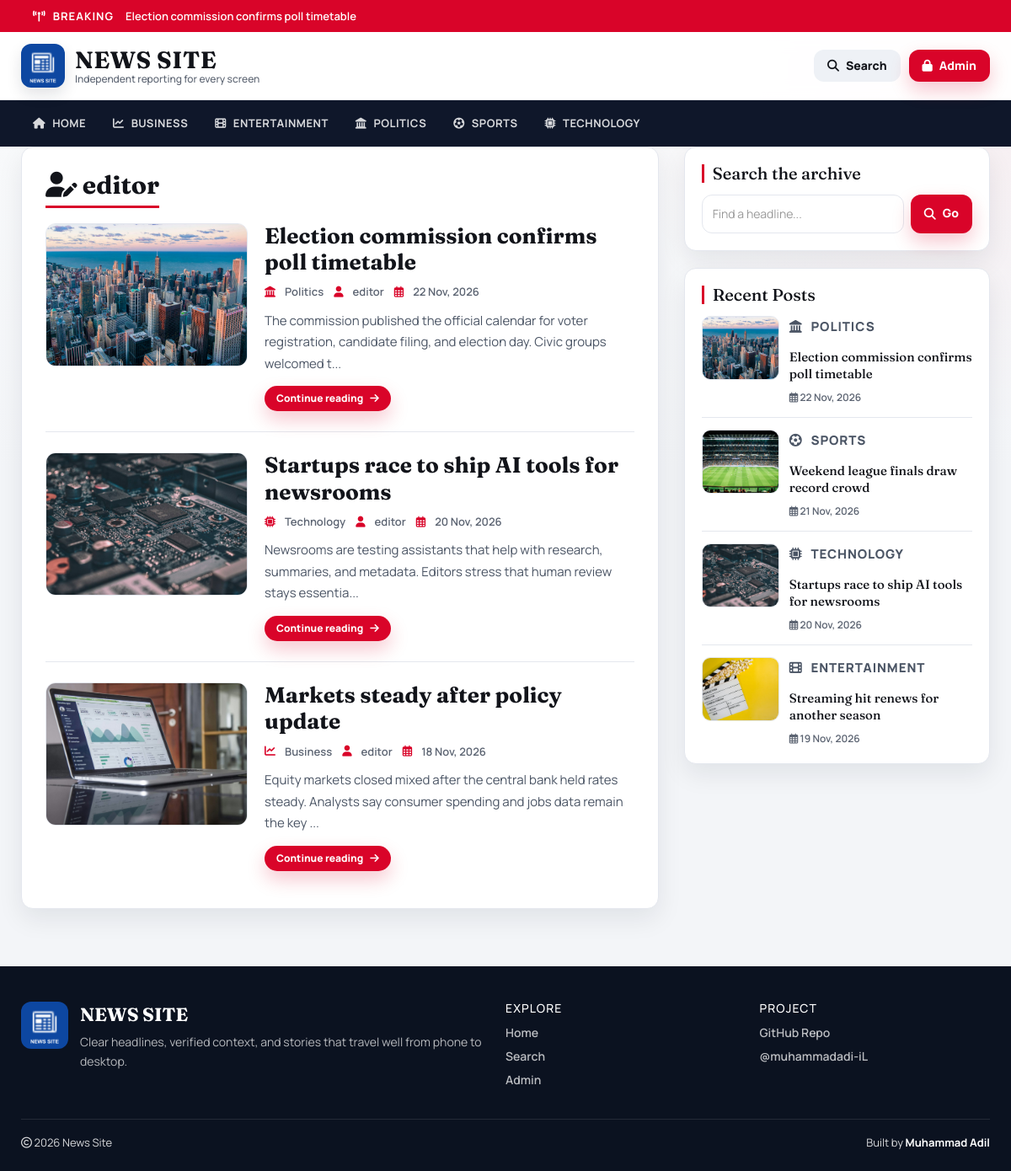
/author.php?aid=2, run on the app's committed database.
### tables this page shows
CREATE TABLE `posts` (
  `id` int(11) NOT NULL AUTO_INCREMENT,
  `post_title` varchar(200) NOT NULL,
  `post_keywords` text NOT NULL,
  `post_content` int(11) NOT NULL,
  `post_date` varchar(50) NOT NULL,
  `post_author` int(11) NOT NULL,
  `post_image` varchar(255) NOT NULL DEFAULT 'post-format.jpg',
  PRIMARY KEY (`id`)
);

CREATE TABLE `category` (
  `id` int(11) NOT NULL AUTO_INCREMENT,
  `category_name` varchar(100) NOT NULL,
  `post` int(11) NOT NULL DEFAULT 0,
  PRIMARY KEY (`id`)
);

CREATE TABLE `users` (
  `id` int(11) NOT NULL AUTO_INCREMENT,
  `first_name` varchar(30) NOT NULL,
  `last_name` varchar(30) NOT NULL,
  `username` varchar(30) DEFAULT NULL,
  `password` varchar(40) DEFAULT NULL,
  `role` int(11) NOT NULL COMMENT '1=Admin, 0=Normal',
  PRIMARY KEY (`id`)
);

### includes/helpers.php (called while the page is built, shortened)
<?php
function post_image_src($filename, $prefix = '')
{
    $filename = trim((string) $filename);
    $candidates = [
        'images/' . $filename,
        'admin/upload/' . $filename,
    ];
    $root = dirname(__DIR__);
    foreach ($candidates as $rel) {
        if (is_file($root . '/' . $rel)) {
            return $prefix . $rel;
        }
    }
    return $prefix . 'images/post-format.jpg';
}
function e($value)
{
    return htmlspecialchars((string) $value, ENT_QUOTES, 'UTF-8');
}
function category_icon($name)
{
    $key = strtolower(trim((string) $name));
    $map = [
        'politics' => 'fa-landmark',
        'sports' => 'fa-futbol',
        'business' => 'fa-chart-line',
        'entertainment' => 'fa-film',
        'technology' => 'fa-microchip',
        'health' => 'fa-heart-pulse',
        'science' => 'fa-flask',
        'world' => 'fa-earth-americas',
    ];
    return $map[$key] ?? 'fa-bookmark';
}

### config.php (called while the page is built, shortened)
<?php
$hostname = "http://localhost/news-site";
require_once __DIR__ . '/includes/helpers.php';

### author.php (the view, shortened to what this page needs)
<?php include 'header.php'; ?>
    <div id="main-content">
      <div class="container">
        <div class="row content-grid">
            <div class="col-xs-12 col-sm-12 col-md-8">
                <div class="post-container">
                <?php
                    include "config.php";
                    $id = isset($_GET['aid']) ? (int) $_GET['aid'] : 0;
                    $sql1 = "SELECT username FROM users WHERE id = {$id}";
                    $result1 = mysqli_query($conn, $sql1) or die('Query Failed.');
                    $row1 = mysqli_fetch_assoc($result1);
                ?>
                  <div class="section-head"><h2 class="page-heading"><i class="fa-solid fa-user-pen"></i> <?php echo $row1 ? e($row1['username']) : 'Author'; ?></h2></div>
                  <?php
                        $limit = 5;
                        $page = isset($_GET['page']) ? max(1, (int) $_GET['page']) : 1;
                        $offset = ($page - 1) * $limit;
                        $sql = "SELECT posts.id, posts.post_title, posts.post_keywords, posts.post_date, posts.post_author, posts.post_image, category.category_name, users.username, posts.post_content FROM posts
                        LEFT JOIN category ON posts.post_content = category.id
                        LEFT JOIN users ON posts.post_author = users.id
                        WHERE posts.post_author = {$id}
                        ORDER BY posts.id DESC LIMIT {$offset}, {$limit}";
                        $result = mysqli_query($conn, $sql) or die("query failed.");
                        if (mysqli_num_rows($result) > 0) {
                            while ($row = mysqli_fetch_assoc($result)) {
                                $img = post_image_src($row['post_image']);
                        ?>
                        <article class="post-content post-card">
                            <div class="post-card-inner">
                                <a class="post-img" href="single.php?id=<?php echo (int) $row['id']; ?>"><img src="<?php echo e($img); ?>" alt=""/></a>
                                <div class="inner-content">
                                    <h3><a href="single.php?id=<?php echo (int) $row['id']; ?>"><?php echo e($row['post_title']); ?></a></h3>
                                    <div class="post-information meta-row">
                                        <span class="meta-pill"><i class="fa-solid <?php echo category_icon($row['category_name']); ?>"></i> <a href="category.php?cid=<?php echo (int) $row['post_content']; ?>"><?php echo e($row['category_name']); ?></a></span>
                                        <span class="meta-pill"><i class="fa-solid fa-user"></i> <a href="author.php?aid=<?php echo (int) $row['post_author']; ?>"><?php echo e($row['username']); ?></a></span>
                                        <span class="meta-pill"><i class="fa-regular fa-calendar-days"></i> <?php echo e($row['post_date']); ?></span>
                                    </div>
                                    <p class="description"><?php echo e(substr($row['post_keywords'], 0, 130)) . "..."; ?></p>
                                    <a class="btn btn-accent btn-sm" href="single.php?id=<?php echo (int) $row['id']; ?>">Continue reading <i class="fa-solid fa-arrow-right"></i></a>
                                </div>
                            </div>
                        </article>
                        <?php
                            }
                        } else {
                            echo "<p class='empty-state'><i class='fa-regular fa-folder-open'></i> No Record Found</p>";
                        }
                        ?>
                </div>
            </div>
            <?php include 'sidebar.php'; ?>
        </div>
      </div>
    </div>
<?php include 'footer.php'; ?>

### header.php (shortened to what this page needs)
<?php
include "config.php";
$page = basename($_SERVER['PHP_SELF']);
$breaking = mysqli_query($conn, "SELECT id, post_title FROM posts ORDER BY id DESC LIMIT 1");
$break_row = $breaking ? mysqli_fetch_assoc($breaking) : null;
?>
<!DOCTYPE html>
<html lang="en">
<head>
    <link rel="stylesheet" href="css/bootstrap.min.css" />
    <link rel="stylesheet" href="https://cdnjs.cloudflare.com/ajax/libs/font-awesome/6.5.2/css/all.min.css" />
    <link rel="stylesheet" href="css/style.css">
</head>
<body>
<?php if ($break_row) { ?>
<div class="breaking-bar">
    <div class="container breaking-inner">
        <span class="breaking-label"><i class="fa-solid fa-tower-broadcast"></i> Breaking</span>
        <a href="single.php?id=<?php echo (int) $break_row['id']; ?>"><?php echo e($break_row['post_title']); ?></a>
    </div>
</div>
<?php } ?>
<header id="header">
    <div class="container">
        <div class="header-inner">
            <a href="<?php echo $hostname; ?>" id="logo" class="brand-lockup">
                <img src="images/logo.png" alt="News Site">
                <span class="brand-text">
                    <strong>NEWS SITE</strong>
                    <em>Independent reporting for every screen</em>
                </span>
            </a>
            <div class="header-actions">
                <a class="btn btn-ghost" href="search.php"><i class="fa-solid fa-magnifying-glass"></i><span>Search</span></a>
                <a class="btn btn-accent" href="admin/"><i class="fa-solid fa-lock"></i><span>Admin</span></a>
            </div>
        </div>
    </div>
</header>
<nav id="menu-bar">
    <div class="container">
        <?php
        $id = isset($_GET['cid']) ? (int) $_GET['cid'] : 0;
        $sql = "SELECT * FROM category ORDER BY category_name ASC";
        $result = mysqli_query($conn, $sql) or die("Query Failed : Category");
        ?>
        <div class="nav-bar-inner">
            <ul class="menu" id="siteMenu">
                <li>
                    <a class="<?php echo ($page === 'index.php' && $id === 0) ? 'active' : ''; ?>" href="<?php echo $hostname; ?>">
                        <i class="fa-solid fa-house"></i> Home
                    </a>
                </li>
                <?php
                while ($row = mysqli_fetch_assoc($result)) {
                    $active = ($id === (int) $row['id']) ? "active" : "";
                    $icon = category_icon($row['category_name']);
                    echo "<li><a class='{$active}' href='category.php?cid=" . (int) $row['id'] . "'>"
                        . "<i class='fa-solid {$icon}'></i> "
                        . e($row['category_name'])
                        . "</a></li>";
                }
                ?>
            </ul>
        </div>
    </div>
</nav>

### sidebar.php
<div id="sidebar" class="col-xs-12 col-sm-12 col-md-4">
    <div class="side-card search-box-container">
        <h4>Search the archive</h4>
        <form class="search-post" action="search.php" method="GET">
            <div class="search-row">
                <input type="text" name="search" class="form-control" placeholder="Find a headline..." value="<?php echo isset($_GET['search']) ? e($_GET['search']) : ''; ?>">
                <button type="submit" class="btn btn-accent">
                    <i class="fa-solid fa-magnifying-glass"></i>
                    <span>Go</span>
                </button>
            </div>
        </form>
    </div>
    <div class="side-card recent-post-container">
        <h4>Recent Posts</h4>
        <?php
        include "config.php";
        $limit = 4;
        $sql = "SELECT posts.id, posts.post_title, posts.post_date, posts.post_image, category.category_name, posts.post_content FROM posts
                LEFT JOIN category ON posts.post_content = category.id
                ORDER BY posts.id DESC LIMIT {$limit}";
        $result = mysqli_query($conn, $sql) or die("query failed : Recent Post.");
        if (mysqli_num_rows($result) > 0) {
            while ($row = mysqli_fetch_assoc($result)) {
                $img = post_image_src($row['post_image']);
                $icon = category_icon($row['category_name']);
                ?>
        <div class="recent-post">
            <a class="post-img" href="single.php?id=<?php echo (int) $row['id']; ?>">
                <img src="<?php echo e($img); ?>" alt=""/>
            </a>
            <div class="post-content">
                <p class="story-eyebrow"><i class="fa-solid <?php echo $icon; ?>"></i> <?php echo e($row['category_name']); ?></p>
                <h5><a href="single.php?id=<?php echo (int) $row['id']; ?>"><?php echo e($row['post_title']); ?></a></h5>
                <span class="recent-date"><i class="fa-regular fa-calendar-days"></i> <?php echo e($row['post_date']); ?></span>
            </div>
        </div>
                <?php
            }
        }
        ?>
    </div>
</div>

### data on the page
posts: post_title "Election commission confirms poll timetable", post_image (picture), category.category_name "Politics", users.username "editor", post_date "22 Nov, 2026", post_keywords "The commission published the official calendar for voter registration, candidate filing, and election day. Civic groups welcomed t", category.category_name "POLITICS"
category: category_name "BUSINESS"
category: category_name "ENTERTAINMENT"
category: category_name "POLITICS"
category: category_name "SPORTS"
category: category_name "TECHNOLOGY"
users: username "editor"
posts: post_image (picture), post_title "Startups race to ship AI tools for newsrooms", category.category_name "Technology", users.username "editor", post_date "20 Nov, 2026", post_keywords "Newsrooms are testing assistants that help with research, summaries, and metadata. Editors stress that human review stays essentia", category.category_name "TECHNOLOGY"
posts: post_image (picture), post_title "Markets steady after policy update", category.category_name "Business", users.username "editor", post_date "18 Nov, 2026", post_keywords "Equity markets closed mixed after the central bank held rates steady. Analysts say consumer spending and jobs data remain the key"
posts: post_image (picture), category.category_name "SPORTS", post_title "Weekend league finals draw record crowd", post_date "21 Nov, 2026"
posts: post_image (picture), category.category_name "ENTERTAINMENT", post_title "Streaming hit renews for another season", post_date "19 Nov, 2026"
